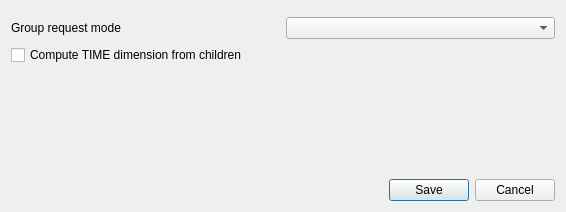
<?xml version="1.0" encoding="UTF-8"?>
<ui version="4.0">
 <class>QgsGroupWMSDataDialogBase</class>
 <widget class="QDialog" name="QgsGroupWMSDataDialogBase">
  <property name="windowModality">
   <enum>Qt::WindowModality::WindowModal</enum>
  </property>
  <property name="geometry">
   <rect>
    <x>0</x>
    <y>0</y>
    <width>566</width>
    <height>212</height>
   </rect>
  </property>
  <property name="windowTitle">
   <string>Set Group WMS Properties</string>
  </property>
  <property name="windowIcon">
   <iconset>
    <normaloff>.</normaloff>.</iconset>
  </property>
  <layout class="QVBoxLayout" name="verticalLayout">
   <item>
    <widget class="QgsScrollArea" name="scrollArea">
     <property name="frameShape">
      <enum>QFrame::Shape::NoFrame</enum>
     </property>
     <property name="widgetResizable">
      <bool>true</bool>
     </property>
     <widget class="QWidget" name="scrollAreaWidgetContents">
      <property name="geometry">
       <rect>
        <x>0</x>
        <y>0</y>
        <width>548</width>
        <height>162</height>
       </rect>
      </property>
      <layout class="QVBoxLayout" name="verticalLayout_2">
       <property name="leftMargin">
        <number>0</number>
       </property>
       <property name="topMargin">
        <number>0</number>
       </property>
       <property name="rightMargin">
        <number>0</number>
       </property>
       <property name="bottomMargin">
        <number>0</number>
       </property>
       <item>
        <widget class="QgsMapLayerServerPropertiesWidget" name="mMapLayerServerPropertiesWidget" native="true"/>
       </item>
       <item>
        <layout class="QHBoxLayout" name="group_request_layout">
         <item>
          <widget class="QLabel" name="label">
           <property name="text">
            <string>Group request mode</string>
           </property>
          </widget>
         </item>
         <item>
          <widget class="QComboBox" name="mGroupRequestModeCombo">
           <property name="toolTip">
            <string>&lt;html&gt;&lt;head/&gt;&lt;body&gt;&lt;p&gt;An &lt;span style=&quot; font-weight:700;&quot;&gt;opaque&lt;/span&gt; layer group behaves like a single layer. It can be requested, but its children cannot. Still the children are rendered in GetMap, GetFeatureInfo, etc. when requesting the opaque layer group.&lt;/p&gt;&lt;/body&gt;&lt;/html&gt;</string>
           </property>
          </widget>
         </item>
        </layout>
       </item>
       <item>
        <widget class="QCheckBox" name="mComputeTimeDimension">
         <property name="toolTip">
          <string>When a GetCapabilities request is sent, Hake Geospatial server will return a TIME dimension computed as an union of all time dimension of its children recursively</string>
         </property>
         <property name="text">
          <string>Compute TIME dimension from children</string>
         </property>
        </widget>
       </item>
       <item>
        <spacer name="verticalSpacer">
         <property name="orientation">
          <enum>Qt::Orientation::Vertical</enum>
         </property>
         <property name="sizeHint" stdset="0">
          <size>
           <width>20</width>
           <height>40</height>
          </size>
         </property>
        </spacer>
       </item>
      </layout>
     </widget>
    </widget>
   </item>
   <item>
    <widget class="QDialogButtonBox" name="buttonBox">
     <property name="standardButtons">
      <set>QDialogButtonBox::StandardButton::Cancel|QDialogButtonBox::StandardButton::Save</set>
     </property>
    </widget>
   </item>
  </layout>
 </widget>
 <layoutdefault spacing="6" margin="11"/>
 <customwidgets>
  <customwidget>
   <class>QgsScrollArea</class>
   <extends>QScrollArea</extends>
   <header>qgsscrollarea.h</header>
   <container>1</container>
  </customwidget>
  <customwidget>
   <class>QgsMapLayerServerPropertiesWidget</class>
   <extends>QWidget</extends>
   <header>qgsmaplayerserverpropertieswidget.h</header>
   <container>1</container>
  </customwidget>
 </customwidgets>
 <tabstops>
  <tabstop>buttonBox</tabstop>
 </tabstops>
 <resources/>
 <connections>
  <connection>
   <sender>buttonBox</sender>
   <signal>accepted()</signal>
   <receiver>QgsGroupWMSDataDialogBase</receiver>
   <slot>accept()</slot>
   <hints>
    <hint type="sourcelabel">
     <x>451</x>
     <y>699</y>
    </hint>
    <hint type="destinationlabel">
     <x>481</x>
     <y>297</y>
    </hint>
   </hints>
  </connection>
  <connection>
   <sender>buttonBox</sender>
   <signal>rejected()</signal>
   <receiver>QgsGroupWMSDataDialogBase</receiver>
   <slot>reject()</slot>
   <hints>
    <hint type="sourcelabel">
     <x>392</x>
     <y>699</y>
    </hint>
    <hint type="destinationlabel">
     <x>281</x>
     <y>339</y>
    </hint>
   </hints>
  </connection>
 </connections>
</ui>
